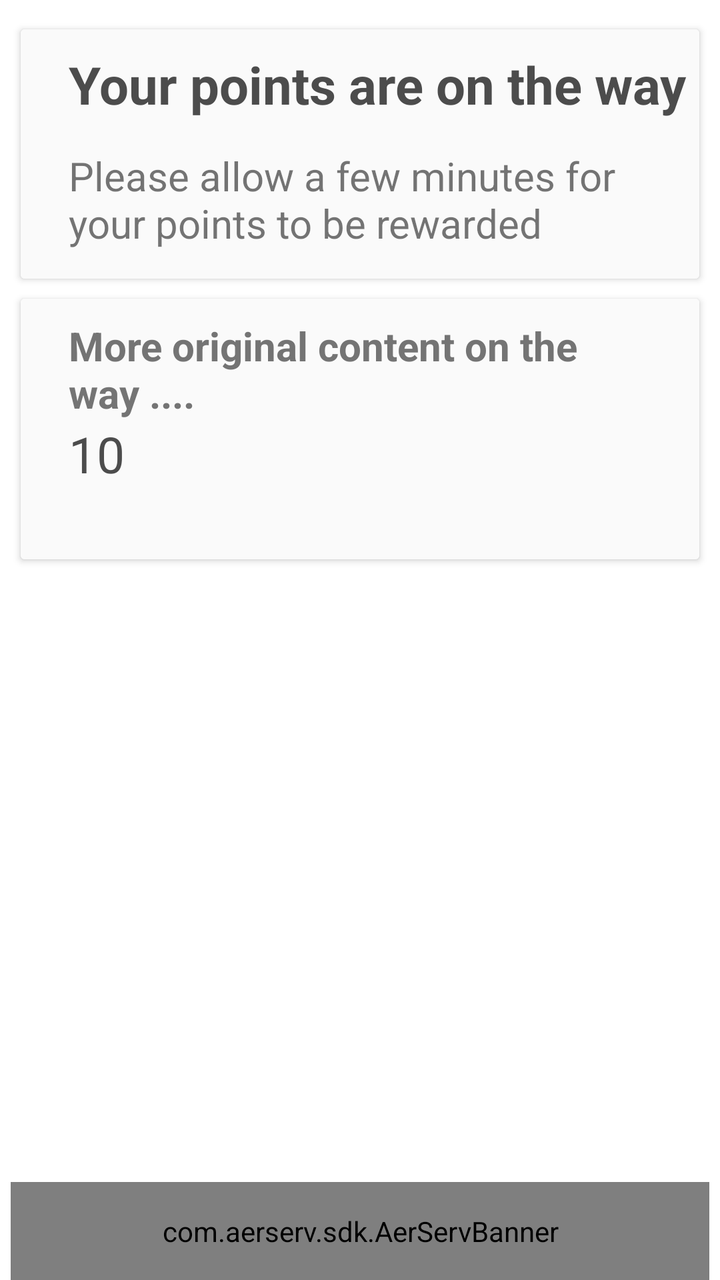
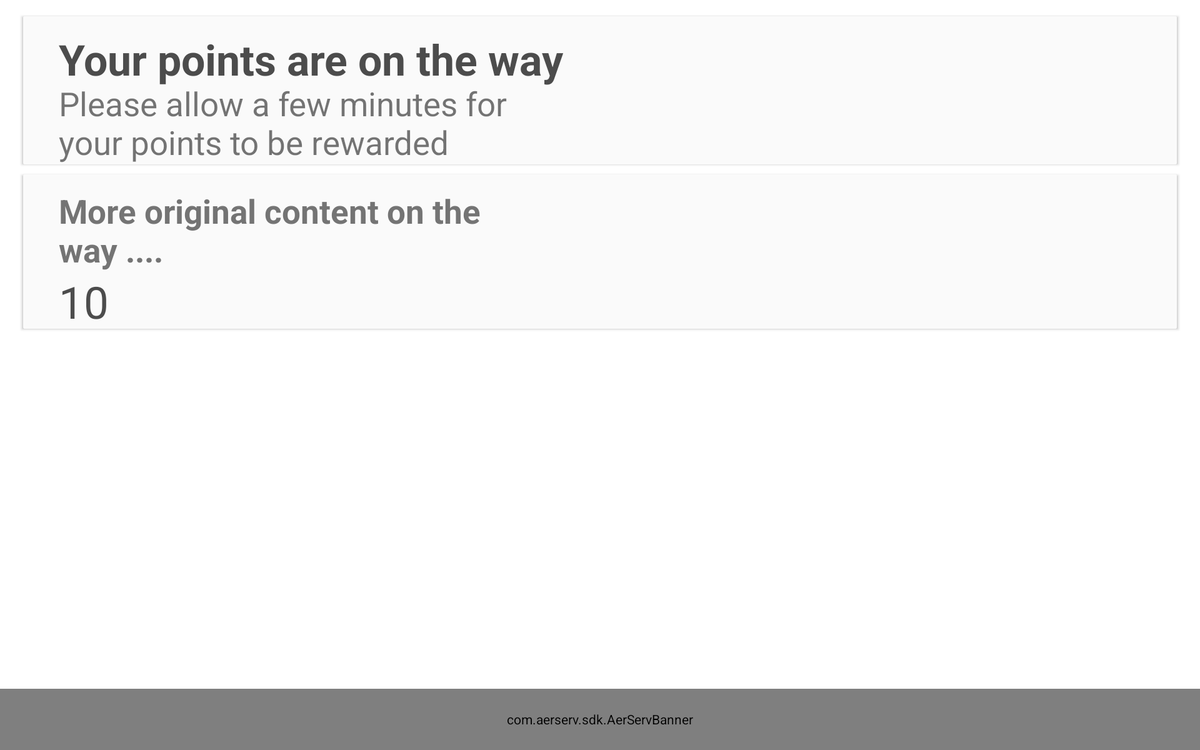

One screen, two layout resources from the same app: the default and the repository's alternative for another configuration. Each is rendered where Android would select it; the XML of both is given below.
<!-- AndroidManifest.xml: application theme AppTheme -->
<!-- res/layout/empty_view.xml -->
<?xml version="1.0" encoding="utf-8"?>
<android.support.constraint.ConstraintLayout
    android:background="@color/colorSelected"
    xmlns:ads="http://schemas.android.com/apk/res-auto"
    xmlns:android="http://schemas.android.com/apk/res/android"
    xmlns:app="http://schemas.android.com/apk/res-auto"

    xmlns:tools="http://schemas.android.com/tools"
    android:orientation="vertical"
    android:layout_width="match_parent"
    android:layout_height="match_parent"
    android:layout_gravity="center">



    <android.support.constraint.Guideline
        android:id="@+id/guideline8"
        android:layout_width="wrap_content"
        android:layout_height="wrap_content"
        android:orientation="horizontal"
        app:layout_constraintGuide_percent="0.015" />


    <android.support.constraint.Guideline
        android:id="@+id/guideline13"
        android:layout_width="wrap_content"
        android:layout_height="wrap_content"
        android:orientation="horizontal"
        app:layout_constraintGuide_percent="0.2255" />

    <android.support.constraint.Guideline
        android:id="@+id/guideline14"
        android:layout_width="wrap_content"
        android:layout_height="wrap_content"
        android:orientation="horizontal"
        app:layout_constraintGuide_percent="0.445" />


    <android.support.constraint.Guideline
        android:id="@+id/guideline16"
        android:layout_width="wrap_content"
        android:layout_height="wrap_content"
        android:orientation="horizontal"
        app:layout_constraintGuide_percent="0.6673" />


    <android.support.constraint.Guideline
        android:id="@+id/guideline18"
        android:layout_width="wrap_content"
        android:layout_height="wrap_content"
        android:orientation="horizontal"
        app:layout_constraintGuide_percent="0.8897" />

    <android.support.constraint.Guideline
        android:id="@+id/guideline15"
        android:layout_width="wrap_content"
        android:layout_height="wrap_content"
        android:orientation="vertical"
        app:layout_constraintGuide_percent="0.985" />

    <android.support.constraint.Guideline
        android:id="@+id/guideline17"
        android:layout_width="wrap_content"
        android:layout_height="wrap_content"
        android:orientation="vertical"
        app:layout_constraintGuide_percent="0.015" />


    <android.support.constraint.Guideline
        android:id="@+id/guideline20"
        android:layout_width="wrap_content"
        android:layout_height="wrap_content"
        android:orientation="vertical"
        app:layout_constraintGuide_percent="0.1" />

    <android.support.constraint.Guideline
        android:id="@+id/guideline21"
        android:layout_width="wrap_content"
        android:layout_height="wrap_content"
        android:orientation="vertical"
        app:layout_constraintGuide_percent="0.7" />

    <android.support.constraint.Guideline
        android:id="@+id/guideline22"
        android:layout_width="wrap_content"
        android:layout_height="wrap_content"
        android:orientation="vertical"
        app:layout_constraintGuide_percent="0.4" />


    <android.support.v7.widget.CardView

        android:layout_width="0dp"
        android:layout_height="0dp"
        android:layout_marginBottom="5dp"
        android:layout_marginEnd="5dp"
        android:layout_marginStart="5dp"
        android:layout_marginTop="5dp"
        ads:layout_constraintHorizontal_bias="0.0"
        ads:layout_constraintVertical_bias="1.0"
        app:layout_constraintBottom_toTopOf="@+id/guideline13"
        app:layout_constraintEnd_toStartOf="@+id/guideline15"
        app:layout_constraintStart_toStartOf="@+id/guideline17"
        app:layout_constraintTop_toBottomOf="@+id/guideline8">

        <android.support.constraint.ConstraintLayout
            android:id="@+id/card_earn_unlimited"
            android:layout_width="match_parent"
            android:layout_height="match_parent"
            android:background="@color/bacgrounHomeCard">


            <TextView
                android:id="@+id/textView10"
                android:layout_width="wrap_content"
                android:layout_height="wrap_content"
                android:layout_marginEnd="24dp"
                android:layout_marginStart="24dp"
                android:layout_marginTop="10dp"
                android:gravity="left"
                android:text="Your points are on the way"
                android:textColor="@color/unlimitedPointssEarn"
                android:textSize="26sp"
                android:textStyle="bold"
                ads:layout_constraintEnd_toEndOf="parent"
                ads:layout_constraintHorizontal_bias="0.0"
                app:layout_constraintStart_toStartOf="parent"
                app:layout_constraintTop_toTopOf="parent" />

            <TextView
                android:id="@+id/editText"
                android:layout_width="0dp"
                android:layout_height="wrap_content"
                android:layout_marginBottom="10dp"
                android:layout_marginTop="10dp"

                android:ems="10"
                android:lines="2"
                android:minLines="2"
                android:singleLine="false"
                android:text="Please allow a few minutes for \nyour points to be rewarded"
                android:textSize="20sp"
                ads:layout_constraintBottom_toBottomOf="parent"
                ads:layout_constraintEnd_toEndOf="@+id/textView10"
                ads:layout_constraintStart_toStartOf="@+id/textView10"
                ads:layout_constraintTop_toBottomOf="@+id/textView10" />


        </android.support.constraint.ConstraintLayout>


    </android.support.v7.widget.CardView>


    <android.support.v7.widget.CardView

        android:layout_marginBottom="5dp"
        android:layout_marginEnd="5dp"
        android:layout_marginStart="5dp"
        android:layout_marginTop="5dp"
        android:layout_width="0dp"
        android:layout_height="0dp"
        app:layout_constraintBottom_toTopOf="@+id/guideline14"
        app:layout_constraintEnd_toStartOf="@+id/guideline15"
        app:layout_constraintHorizontal_bias="0.533"
        app:layout_constraintStart_toStartOf="@+id/guideline17"
        app:layout_constraintTop_toBottomOf="@+id/guideline13">

        <android.support.constraint.ConstraintLayout
            android:background="@color/bacgrounHomeCard"
            android:id="@+id/card_videos"
            android:layout_width="match_parent"
            android:layout_height="match_parent">


            <TextView

                android:id="@+id/total_balance_main"
                android:layout_width="wrap_content"
                android:layout_height="wrap_content"
                android:layout_marginEnd="24dp"
                android:layout_marginStart="24dp"
                android:layout_marginTop="10dp"
                android:lines="2"
                android:minLines="2"
                android:singleLine="false"
                android:text="More original content on the\nway ...."

                android:textColor="@color/colorTextEarn"
                android:textSize="20sp"
                android:textStyle="bold"
                ads:layout_constraintEnd_toEndOf="parent"
                ads:layout_constraintHorizontal_bias="0.0"
                app:layout_constraintStart_toStartOf="parent"
                app:layout_constraintTop_toTopOf="parent" />

            <TextView

                android:textSize="25sp"
                android:text="10"
                android:gravity="center"
                android:id="@+id/txt_count_down"
                android:layout_width="wrap_content"
                android:layout_height="wrap_content"
                android:textColor="@color/unlimitedPointssEarn"
                ads:layout_constraintStart_toStartOf="@+id/total_balance_main"
                ads:layout_constraintTop_toBottomOf="@+id/total_balance_main" />

        </android.support.constraint.ConstraintLayout>




    </android.support.v7.widget.CardView>


    <com.aerserv.sdk.AerServBanner
        android:id="@+id/banner"
        android:layout_width="0dp"
        android:layout_height="49dp"
        android:layout_alignParentBottom="true"
        android:layout_centerHorizontal="true"
        android:gravity="center_horizontal"
        ads:layout_constraintBottom_toBottomOf="parent"
        ads:layout_constraintEnd_toStartOf="@+id/guideline15"
        ads:layout_constraintStart_toStartOf="@+id/guideline17" />

</android.support.constraint.ConstraintLayout>
<!-- resources referenced by this layout -->
<resources>
  <color name="bacgrounHomeCard">#FAFAFA</color>
  <color name="colorSelected">#ffffff</color>
  <color name="colorTextEarn">#747474</color>
  <color name="unlimitedPointssEarn">#4C4C4C</color>
  <style name="AppTheme" parent="Base.Theme.AppCompat.Light.DarkActionBar">
          
          <item name="colorPrimary">@color/colorPrimary</item>
          <item name="colorPrimaryDark">@color/colorPrimaryDark</item>
          <item name="colorAccent">@color/colorAccent</item>
      </style>
  <color name="colorPrimary">#10103A</color>
  <color name="colorPrimaryDark">#10103A</color>
  <color name="colorAccent">#10103A</color>
</resources>
<!-- res/layout-xlarge/empty_view.xml (the repository's variant of the layout above) -->
<!-- drawn on a large tablet held sideways -->
<?xml version="1.0" encoding="utf-8"?>
<android.support.constraint.ConstraintLayout
    android:background="@color/colorSelected"
    xmlns:ads="http://schemas.android.com/apk/res-auto"
    xmlns:android="http://schemas.android.com/apk/res/android"
    xmlns:app="http://schemas.android.com/apk/res-auto"

    xmlns:tools="http://schemas.android.com/tools"
    android:orientation="vertical"
    android:layout_width="match_parent"
    android:layout_height="match_parent"
    android:layout_gravity="center">



    <android.support.constraint.Guideline
        android:id="@+id/guideline8"
        android:layout_width="wrap_content"
        android:layout_height="wrap_content"
        android:orientation="horizontal"
        app:layout_constraintGuide_percent="0.015" />


    <android.support.constraint.Guideline
        android:id="@+id/guideline13"
        android:layout_width="wrap_content"
        android:layout_height="wrap_content"
        android:orientation="horizontal"
        app:layout_constraintGuide_percent="0.2255" />

    <android.support.constraint.Guideline
        android:id="@+id/guideline14"
        android:layout_width="wrap_content"
        android:layout_height="wrap_content"
        android:orientation="horizontal"
        app:layout_constraintGuide_percent="0.445" />


    <android.support.constraint.Guideline
        android:id="@+id/guideline16"
        android:layout_width="wrap_content"
        android:layout_height="wrap_content"
        android:orientation="horizontal"
        app:layout_constraintGuide_percent="0.6673" />


    <android.support.constraint.Guideline
        android:id="@+id/guideline18"
        android:layout_width="wrap_content"
        android:layout_height="wrap_content"
        android:orientation="horizontal"
        app:layout_constraintGuide_percent="0.8897" />

    <android.support.constraint.Guideline
        android:id="@+id/guideline15"
        android:layout_width="wrap_content"
        android:layout_height="wrap_content"
        android:orientation="vertical"
        app:layout_constraintGuide_percent="0.985" />

    <android.support.constraint.Guideline
        android:id="@+id/guideline17"
        android:layout_width="wrap_content"
        android:layout_height="wrap_content"
        android:orientation="vertical"
        app:layout_constraintGuide_percent="0.015" />


    <android.support.constraint.Guideline
        android:id="@+id/guideline20"
        android:layout_width="wrap_content"
        android:layout_height="wrap_content"
        android:orientation="vertical"
        app:layout_constraintGuide_percent="0.1" />

    <android.support.constraint.Guideline
        android:id="@+id/guideline21"
        android:layout_width="wrap_content"
        android:layout_height="wrap_content"
        android:orientation="vertical"
        app:layout_constraintGuide_percent="0.7" />

    <android.support.constraint.Guideline
        android:id="@+id/guideline22"
        android:layout_width="wrap_content"
        android:layout_height="wrap_content"
        android:orientation="vertical"
        app:layout_constraintGuide_percent="0.4" />


    <android.support.v7.widget.CardView

        android:layout_width="0dp"
        android:layout_height="0dp"
        android:layout_marginBottom="5dp"
        android:layout_marginEnd="5dp"
        android:layout_marginStart="5dp"
        android:layout_marginTop="5dp"
        ads:layout_constraintHorizontal_bias="0.0"
        ads:layout_constraintVertical_bias="1.0"
        app:layout_constraintBottom_toTopOf="@+id/guideline13"
        app:layout_constraintEnd_toStartOf="@+id/guideline15"
        app:layout_constraintStart_toStartOf="@+id/guideline17"
        app:layout_constraintTop_toBottomOf="@+id/guideline8">

        <android.support.constraint.ConstraintLayout
            android:id="@+id/card_earn_unlimited"
            android:layout_width="match_parent"
            android:layout_height="match_parent"
            android:background="@color/bacgrounHomeCard">


            <TextView
                android:id="@+id/textView10"
                android:layout_width="wrap_content"
                android:layout_height="wrap_content"
                android:layout_marginEnd="38dp"
                android:layout_marginStart="38dp"
                android:layout_marginTop="15dp"
                android:gravity="left"
                android:text="Your points are on the way"
                android:textColor="@color/unlimitedPointssEarn"
                android:textSize="45sp"
                android:textStyle="bold"
                ads:layout_constraintEnd_toEndOf="parent"
                ads:layout_constraintHorizontal_bias="0.0"
                app:layout_constraintStart_toStartOf="parent"
                app:layout_constraintTop_toTopOf="parent" />

            <TextView
                android:id="@+id/editText"
                android:layout_width="0dp"
                android:layout_height="wrap_content"
                android:layout_marginBottom="10dp"
                android:layout_marginTop="10dp"

                android:ems="10"
                android:lines="2"
                android:minLines="2"
                android:singleLine="false"
                android:text="Please allow a few minutes for \nyour points to be rewarded"
                android:textSize="35sp"
                ads:layout_constraintBottom_toBottomOf="parent"
                ads:layout_constraintEnd_toEndOf="@+id/textView10"
                ads:layout_constraintHorizontal_bias="0.505"
                ads:layout_constraintStart_toStartOf="@+id/textView10"
                ads:layout_constraintTop_toBottomOf="@+id/textView10"
                ads:layout_constraintVertical_bias="0.647" />


        </android.support.constraint.ConstraintLayout>


    </android.support.v7.widget.CardView>


    <android.support.v7.widget.CardView

        android:layout_marginBottom="5dp"
        android:layout_marginEnd="5dp"
        android:layout_marginStart="5dp"
        android:layout_marginTop="5dp"
        android:layout_width="0dp"
        android:layout_height="0dp"
        app:layout_constraintBottom_toTopOf="@+id/guideline14"
        app:layout_constraintEnd_toStartOf="@+id/guideline15"
        app:layout_constraintHorizontal_bias="0.533"
        app:layout_constraintStart_toStartOf="@+id/guideline17"
        app:layout_constraintTop_toBottomOf="@+id/guideline13">

        <android.support.constraint.ConstraintLayout
            android:background="@color/bacgrounHomeCard"
            android:id="@+id/card_videos"
            android:layout_width="match_parent"
            android:layout_height="match_parent">


            <TextView

                android:id="@+id/textView14"
                android:layout_width="wrap_content"
                android:layout_height="wrap_content"
                android:layout_marginEnd="38dp"
                android:layout_marginStart="38dp"
                android:layout_marginTop="15dp"
                android:lines="2"
                android:minLines="2"
                android:singleLine="false"
                android:text="More original content  on the\nway ...."

                android:textColor="@color/colorTextEarn"
                android:textSize="35sp"
                android:textStyle="bold"
                ads:layout_constraintEnd_toEndOf="parent"
                ads:layout_constraintHorizontal_bias="0.0"
                app:layout_constraintStart_toStartOf="parent"
                app:layout_constraintTop_toTopOf="parent" />

            <TextView

                android:textSize="47sp"
                android:text="10"
                android:gravity="center"
                android:id="@+id/txt_count_down"
                android:layout_width="wrap_content"
                android:layout_height="wrap_content"
                android:textColor="@color/unlimitedPointssEarn"
                ads:layout_constraintStart_toStartOf="@+id/textView14"
                ads:layout_constraintTop_toBottomOf="@+id/textView14" />

        </android.support.constraint.ConstraintLayout>




    </android.support.v7.widget.CardView>


    <com.aerserv.sdk.AerServBanner
        android:id="@+id/banner"
        android:layout_width="0dp"
        android:layout_height="65dp"
        android:layout_alignParentBottom="true"
        android:layout_centerHorizontal="true"
        android:gravity="center_horizontal"
        ads:layout_constraintBottom_toBottomOf="parent"
        ads:layout_constraintEnd_toEndOf="parent"
        ads:layout_constraintStart_toStartOf="parent" />


</android.support.constraint.ConstraintLayout>
